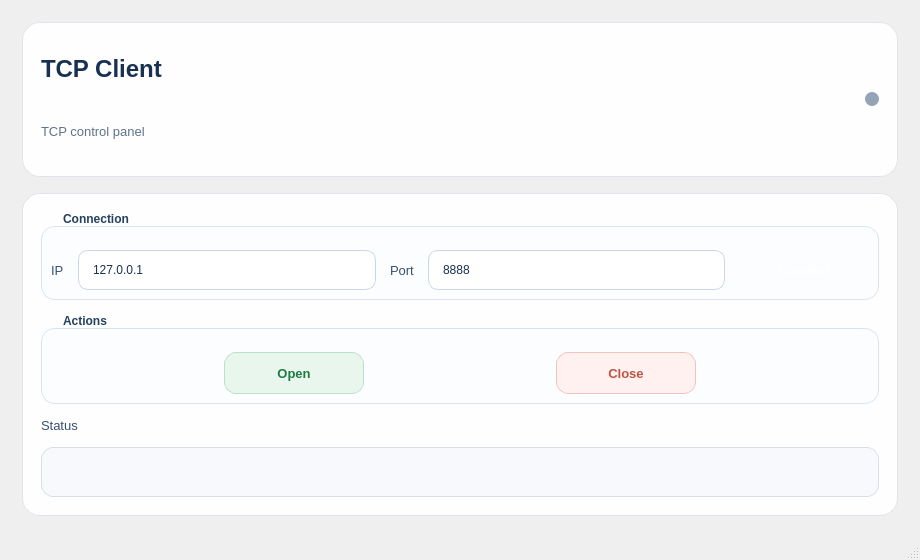
<?xml version="1.0" encoding="UTF-8"?>
<ui version="4.0">
 <class>TcpClientWindow</class>
 <widget class="QMainWindow" name="TcpClientWindow">
  <property name="geometry">
   <rect>
    <x>0</x>
    <y>0</y>
    <width>920</width>
    <height>560</height>
   </rect>
  </property>
  <property name="minimumSize">
   <size>
    <width>920</width>
    <height>560</height>
   </size>
  </property>
  <property name="maximumSize">
   <size>
    <width>920</width>
    <height>560</height>
   </size>
  </property>
  <property name="windowTitle">
   <string>TcpClientWindow</string>
  </property>
  <property name="styleSheet">
   <string notr="true">QMainWindow {
    background: qlineargradient(x1:0, y1:0, x2:1, y2:1,
                                stop:0 #edf4ff, stop:0.55 #f7fbff, stop:1 #eef6f3);
}
QWidget#centralwidget {
    background: transparent;
}
QFrame#headerFrame, QFrame#contentFrame {
    background: rgba(255, 255, 255, 0.92);
    border: 1px solid rgba(122, 146, 184, 0.18);
    border-radius: 18px;
}
QFrame#statusDot {
    background-color: #93a4b7;
    border-radius: 7px;
}
QLabel#titleLabel {
    color: #183153;
    font-size: 24px;
    font-weight: 700;
}
QLabel#subtitleLabel {
    color: #60738a;
    font-size: 13px;
}
QGroupBox {
    border: 1px solid #d9e4f0;
    border-radius: 14px;
    margin-top: 14px;
    padding-top: 14px;
    background-color: #fbfdff;
    font-weight: 700;
    color: #24415f;
}
QGroupBox::title {
    subcontrol-origin: margin;
    left: 14px;
    padding: 0 6px;
}
QLabel {
    color: #35506f;
    font-size: 13px;
}
QLineEdit {
    min-height: 38px;
    border: 1px solid #c9d8e8;
    border-radius: 10px;
    background: white;
    padding: 0 12px;
    color: #183153;
    selection-background-color: #5b8def;
}
QLineEdit:focus {
    border: 1px solid #5b8def;
    background: #fdfefe;
}
QPushButton {
    min-height: 40px;
    border-radius: 12px;
    border: none;
    padding: 0 18px;
    font-size: 13px;
    font-weight: 700;
}
QPushButton#connectButton {
    background: qlineargradient(x1:0, y1:0, x2:1, y2:0,
                                stop:0 #3d7cff, stop:1 #67a4ff);
    color: white;
}
QPushButton#connectButton:hover {
    background: qlineargradient(x1:0, y1:0, x2:1, y2:0,
                                stop:0 #2f70f0, stop:1 #5b98f0);
}
QPushButton#openButton {
    background-color: #e8f6ee;
    color: #1f7a46;
    border: 1px solid #b8e1c7;
}
QPushButton#openButton:hover {
    background-color: #dcf1e4;
}
QPushButton#closeButton {
    background-color: #fff1ef;
    color: #c05543;
    border: 1px solid #f0c4bd;
}
QPushButton#closeButton:hover {
    background-color: #ffe8e2;
}
QPushButton:pressed {
    padding-top: 1px;
}
QLabel#statusLabel {
    border-radius: 12px;
    padding: 12px 14px;
    font-size: 13px;
    font-weight: 600;
    border: 1px solid #d6e0ea;
    background-color: #f7f9fc;
    color: #4d6076;
}
QLabel#statusLabel[state=&quot;idle&quot;] {
    background-color: #f3f6fa;
    border: 1px solid #d8e1eb;
    color: #64778c;
}
QLabel#statusLabel[state=&quot;busy&quot;] {
    background-color: #eef5ff;
    border: 1px solid #bfd5ff;
    color: #2c63c7;
}
QLabel#statusLabel[state=&quot;success&quot;] {
    background-color: #eaf8f0;
    border: 1px solid #bde4cb;
    color: #22814d;
}
QLabel#statusLabel[state=&quot;error&quot;] {
    background-color: #fff1ef;
    border: 1px solid #f1c4bc;
    color: #bf5544;
}</string>
  </property>
  <widget class="QWidget" name="centralwidget">
   <layout class="QVBoxLayout" name="verticalLayout">
    <property name="spacing">
     <number>16</number>
    </property>
    <property name="leftMargin">
     <number>22</number>
    </property>
    <property name="topMargin">
     <number>22</number>
    </property>
    <property name="rightMargin">
     <number>22</number>
    </property>
    <property name="bottomMargin">
     <number>22</number>
    </property>
    <item>
     <widget class="QFrame" name="headerFrame">
      <property name="frameShape">
       <enum>QFrame::Shape::StyledPanel</enum>
      </property>
      <layout class="QHBoxLayout" name="horizontalLayout_3">
       <property name="leftMargin">
        <number>18</number>
       </property>
       <property name="topMargin">
        <number>16</number>
       </property>
       <property name="rightMargin">
        <number>18</number>
       </property>
       <property name="bottomMargin">
        <number>16</number>
       </property>
       <item>
        <layout class="QVBoxLayout" name="verticalLayout_2">
         <property name="spacing">
          <number>4</number>
         </property>
         <item>
          <widget class="QLabel" name="titleLabel">
           <property name="text">
            <string>TCP Client</string>
           </property>
          </widget>
         </item>
         <item>
          <widget class="QLabel" name="subtitleLabel">
           <property name="text">
            <string>TCP control panel</string>
           </property>
          </widget>
         </item>
        </layout>
       </item>
       <item>
        <spacer name="horizontalSpacer_2">
         <property name="orientation">
          <enum>Qt::Orientation::Horizontal</enum>
         </property>
         <property name="sizeHint" stdset="0">
          <size>
           <width>40</width>
           <height>20</height>
          </size>
         </property>
        </spacer>
       </item>
       <item>
        <widget class="QFrame" name="statusDot">
         <property name="minimumSize">
          <size>
           <width>14</width>
           <height>14</height>
          </size>
         </property>
         <property name="maximumSize">
          <size>
           <width>14</width>
           <height>14</height>
          </size>
         </property>
         <property name="frameShape">
          <enum>QFrame::Shape::StyledPanel</enum>
         </property>
        </widget>
       </item>
      </layout>
     </widget>
    </item>
    <item>
     <widget class="QFrame" name="contentFrame">
      <property name="frameShape">
       <enum>QFrame::Shape::StyledPanel</enum>
      </property>
      <layout class="QVBoxLayout" name="verticalLayout_3">
       <property name="spacing">
        <number>14</number>
       </property>
       <property name="leftMargin">
        <number>18</number>
       </property>
       <property name="topMargin">
        <number>18</number>
       </property>
       <property name="rightMargin">
        <number>18</number>
       </property>
       <property name="bottomMargin">
        <number>18</number>
       </property>
       <item>
        <widget class="QGroupBox" name="connectionGroupBox">
         <property name="title">
          <string>Connection</string>
         </property>
         <layout class="QGridLayout" name="gridLayout">
          <property name="horizontalSpacing">
           <number>14</number>
          </property>
          <property name="verticalSpacing">
           <number>12</number>
          </property>
          <item row="0" column="0">
           <widget class="QLabel" name="ipLabel">
            <property name="text">
             <string>IP</string>
            </property>
           </widget>
          </item>
          <item row="0" column="1">
           <widget class="QLineEdit" name="ipLineEdit">
            <property name="text">
             <string>127.0.0.1</string>
            </property>
           </widget>
          </item>
          <item row="0" column="2">
           <widget class="QLabel" name="portLabel">
            <property name="text">
             <string>Port</string>
            </property>
           </widget>
          </item>
          <item row="0" column="3">
           <widget class="QLineEdit" name="portLineEdit">
            <property name="text">
             <string>8888</string>
            </property>
           </widget>
          </item>
          <item row="0" column="4">
           <widget class="QPushButton" name="connectButton">
            <property name="minimumSize">
             <size>
              <width>130</width>
              <height>40</height>
             </size>
            </property>
            <property name="text">
             <string>Connect</string>
            </property>
           </widget>
          </item>
         </layout>
        </widget>
       </item>
       <item>
        <widget class="QGroupBox" name="controlGroupBox">
         <property name="title">
          <string>Actions</string>
         </property>
         <layout class="QHBoxLayout" name="horizontalLayout">
          <property name="spacing">
           <number>12</number>
          </property>
          <item>
           <spacer name="horizontalSpacer_3">
            <property name="orientation">
             <enum>Qt::Orientation::Horizontal</enum>
            </property>
            <property name="sizeHint" stdset="0">
             <size>
              <width>20</width>
              <height>20</height>
             </size>
            </property>
           </spacer>
          </item>
          <item>
           <widget class="QPushButton" name="openButton">
            <property name="minimumSize">
             <size>
              <width>140</width>
              <height>42</height>
             </size>
            </property>
            <property name="text">
             <string>Open</string>
            </property>
           </widget>
          </item>
          <item>
           <spacer name="horizontalSpacer">
            <property name="orientation">
             <enum>Qt::Orientation::Horizontal</enum>
            </property>
            <property name="sizeType">
             <enum>QSizePolicy::Policy::Fixed</enum>
            </property>
            <property name="sizeHint" stdset="0">
             <size>
              <width>180</width>
              <height>20</height>
             </size>
            </property>
           </spacer>
          </item>
          <item>
           <widget class="QPushButton" name="closeButton">
            <property name="minimumSize">
             <size>
              <width>140</width>
              <height>42</height>
             </size>
            </property>
            <property name="text">
             <string>Close</string>
            </property>
           </widget>
          </item>
          <item>
           <spacer name="horizontalSpacer_4">
            <property name="orientation">
             <enum>Qt::Orientation::Horizontal</enum>
            </property>
            <property name="sizeHint" stdset="0">
             <size>
              <width>20</width>
              <height>20</height>
             </size>
            </property>
           </spacer>
          </item>
         </layout>
        </widget>
       </item>
       <item>
        <widget class="QLabel" name="statusTitleLabel">
         <property name="text">
          <string>Status</string>
         </property>
        </widget>
       </item>
       <item>
        <widget class="QLabel" name="statusLabel">
         <property name="minimumSize">
          <size>
           <width>0</width>
           <height>50</height>
          </size>
         </property>
         <property name="text">
          <string/>
         </property>
         <property name="wordWrap">
          <bool>true</bool>
         </property>
        </widget>
       </item>
      </layout>
     </widget>
    </item>
   </layout>
  </widget>
  <widget class="QMenuBar" name="menubar">
   <property name="geometry">
    <rect>
     <x>0</x>
     <y>0</y>
     <width>920</width>
     <height>21</height>
    </rect>
   </property>
  </widget>
  <widget class="QStatusBar" name="statusbar"/>
 </widget>
 <resources/>
 <connections/>
</ui>
